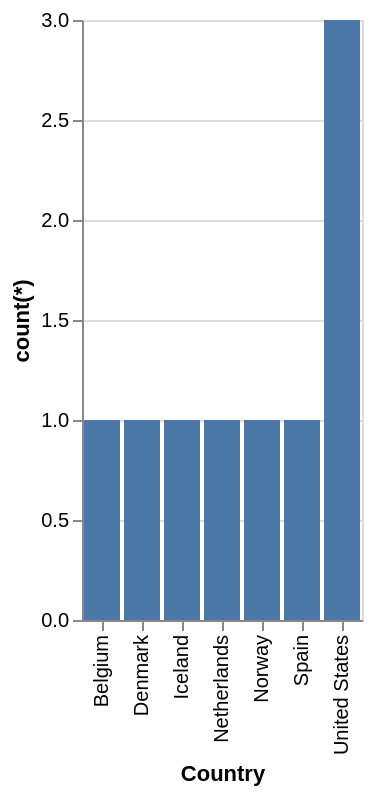

Vega-Lite specification for this chart:
### Vega-Lite specification from a JSON file in a GitHub repository (floating-point values rounded to 4 significant figures)
{"data": {"values": [{"x_data": "Belgium", "y_data": 1}, {"x_data": "Denmark", "y_data": 1}, {"x_data": "Iceland", "y_data": 1}, {"x_data": "Netherlands", "y_data": 1}, {"x_data": "Norway", "y_data": 1}, {"x_data": "Spain", "y_data": 1}, {"x_data": "United States", "y_data": 3}]}, "mark": "bar", "encoding": {"x": {"field": "x_data", "type": "nominal", "title": "Country", "sort": {"op": "sum", "field": "y_data", "order": "ascending"}}, "y": {"field": "y_data", "type": "quantitative", "title": "count(*)"}}}
